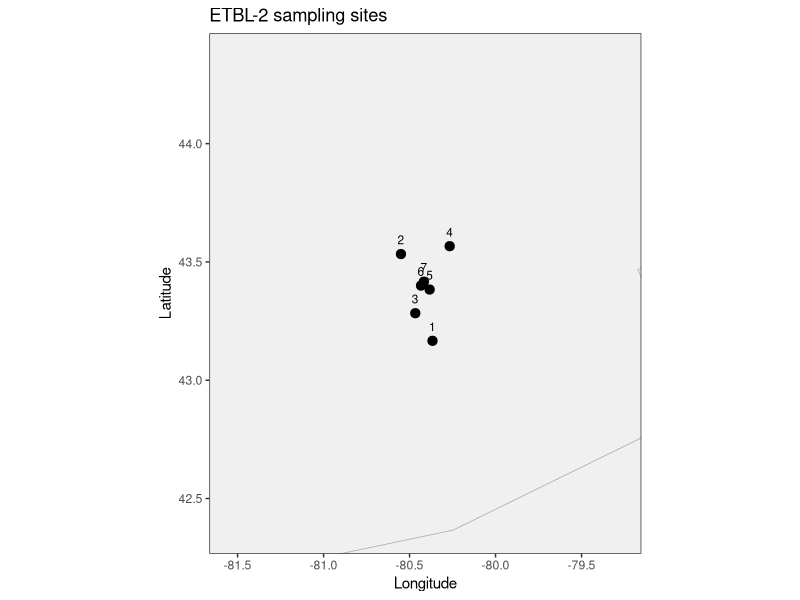
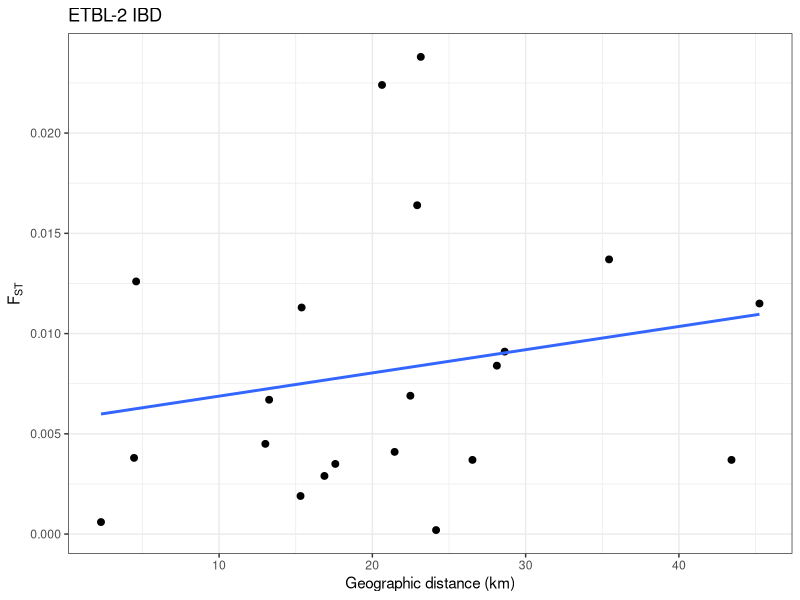

Source code (R) for these figures, in order:

# -----------------------------
# ETBL-2 | Greenside darter
# Etheostoma blennioides
# Grand River watershed (2005)
# Beneteau et al. 2009 Conserv Genet / thesis cross-check
# -----------------------------

library(ggplot2)
library(geosphere)
library(maps)

setwd("/Users/johnmccall/Library/CloudStorage/OneDrive-TheOhioStateUniversity/Spring_2026/Landgen_DGS/DGS-Patterns-of-Fish-Diversity/DGS-Patterns-of-Fish-Diversity/Objective 2/Data/ETBL-2")
dir.create("data", showWarnings = FALSE, recursive = TRUE)

site_key <- data.frame(
  site = 1:7,
  code = c("BP", "SJ", "T", "W", "D", "FP", "MW"),
  site_name = c("Bean Park", "St. Jacob's", "Trussler", "Woodlawn", "Doon", "Freeport", "Mannheim Weir"),
  stringsAsFactors = FALSE
)

ETBL_2_coords <- data.frame(
  site = 1:7,
  lat = c(43 + 10/60, 43 + 32/60, 43 + 17/60, 43 + 34/60, 43 + 23/60, 43 + 24/60, 43 + 25/60),
  lon = -c(80 + 22/60, 80 + 33/60, 80 + 28/60, 80 + 16/60, 80 + 23/60, 80 + 26/60, 80 + 25/60)
)

site_ids <- as.character(ETBL_2_coords$site)
ETBL_2_fst <- matrix(0, nrow = 7, ncol = 7, dimnames = list(site_ids, site_ids))

# site order: 1=BP, 2=SJ, 3=T, 4=W, 5=D, 6=FP, 7=MW
fst_rows <- list(
  c(),
  c(0.0037),
  c(0.0019, 0.0091),
  c(0.0115, 0.0238, 0.0137),
  c(0.0002, 0.0041, 0.0045, 0.0069),
  c(0.0037, 0.0035, 0.0067, 0.0164, 0.0038),
  c(0.0084, 0.0029, 0.0113, 0.0224, 0.0126, 0.0006)
)
for (i in 2:7) ETBL_2_fst[i, 1:(i - 1)] <- fst_rows[[i]]
ETBL_2_fst <- ETBL_2_fst + t(ETBL_2_fst)
diag(ETBL_2_fst) <- 0
ETBL_2_fst[ETBL_2_fst < 0] <- 0
rownames(ETBL_2_fst) <- colnames(ETBL_2_fst) <- ETBL_2_coords$site

xy <- as.matrix(ETBL_2_coords[, c("lon", "lat")])
geo_km <- geosphere::distm(xy, fun = geosphere::distHaversine) / 1000
rownames(geo_km) <- colnames(geo_km) <- ETBL_2_coords$site

ibd_df <- data.frame(site1 = rep(ETBL_2_coords$site, each = nrow(ETBL_2_fst)), site2 = rep(ETBL_2_coords$site, times = ncol(ETBL_2_fst)), fst = as.vector(ETBL_2_fst), dist_km = as.vector(geo_km))
ibd_df <- ibd_df[ibd_df$site1 < ibd_df$site2, ]

world <- map_data("world")
world_sub <- subset(world, region %in% c("USA", "Canada"))
plot_df <- merge(ETBL_2_coords, site_key, by = "site", sort = FALSE)

print(ggplot() +
  geom_polygon(data = world_sub, aes(x = long, y = lat, group = group), fill = "grey94", color = "grey70", linewidth = 0.25) +
  geom_point(data = plot_df, aes(x = lon, y = lat), size = 2.8) +
  geom_text(data = plot_df, aes(x = lon, y = lat, label = site), nudge_y = 0.06, size = 3) +
  coord_quickmap(xlim = range(plot_df$lon) + c(-1.0, 1.0), ylim = range(plot_df$lat) + c(-0.8, 0.8)) +
  labs(x = "Longitude", y = "Latitude", title = "ETBL-2 sampling sites") + theme_bw())

print(ggplot(ibd_df, aes(x = dist_km, y = fst)) + geom_point(size = 2) + geom_smooth(method = "lm", se = FALSE) + theme_bw() + labs(x = "Geographic distance (km)", y = expression(F[ST]), title = "ETBL-2 IBD"))

save(ETBL_2_fst, ETBL_2_coords, file = file.path("data", "ETBL-2.RData"))
